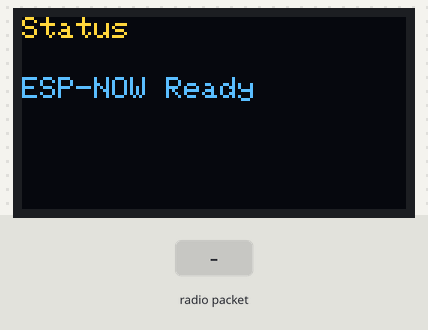
Bench run of a sketch on a simulated ESP32. On the bench: 128×64 one-colour display. The test bench sets the inputs (shaded band). The OLED is the two-colour kind (top 16 rows yellow).

Above: at 2.2 s.
2.3 s: radio packet "1" arrives
At 3.4 s:
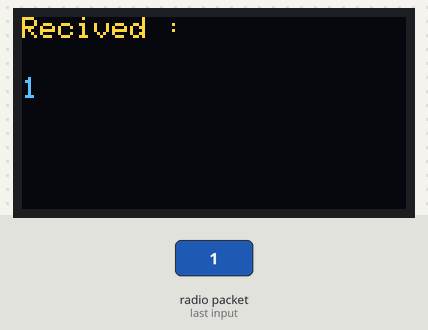
3.8 s: radio packet "0" arrives
At 4.5 s:
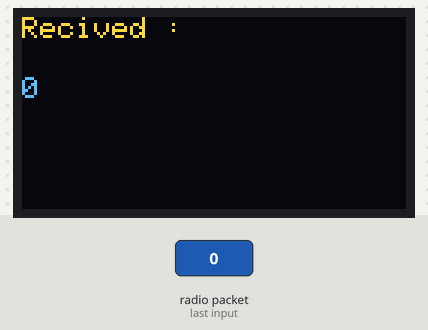
5.3 s: radio packet "2" arrives
Timing chart, 0 to 8.3 s (numbered marks = the images above; inputs shaded):
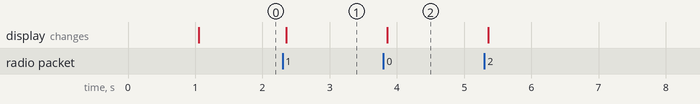

The sketch:

slave.ino
```cpp
#include <Wire.h>
#include <Adafruit_GFX.h>
#include <Adafruit_SH110X.h>
#include <WiFi.h>
#include <esp_now.h>

// OLED pins
#define i2c_Address 0x3c // OLED screen I2C address
#define SCREEN_WIDTH 128
#define SCREEN_HEIGHT 64
#define OLED_RESET -1

// Creating an object for communication with the OLED screen
Adafruit_SH1106G display = Adafruit_SH1106G(SCREEN_WIDTH, SCREEN_HEIGHT, &Wire, OLED_RESET);

void displayMessage(String title, String message)
{
  display.clearDisplay();               // Clear the OLED display
  display.setTextSize(1);              // Set text size
  display.setCursor(0, 0);             // Set cursor position
  display.println(title);              // Print title
  display.setCursor(0, 20);           // Move cursor to next line
  display.println(message);           // Print the message
  display.display();                   // Update the display
}

void onDataRecv(const esp_now_recv_info_t *mac, const uint8_t *incomingData, int len)
{
  char receivedMsg[len + 1];
  memcpy(receivedMsg, incomingData, len);
  receivedMsg[len] = '\0';

  // Display recived msg
  displayMessage("Recived :" ,receivedMsg);

  // Reply back
  const char *reply = "Hello from Slave";
  esp_now_send(mac->src_addr, (uint8_t *)reply, strlen(reply));
}

void setup()
{
  display.begin(i2c_Address,true);
  display.clearDisplay();
  display.setTextColor(SH110X_WHITE);

  delay(1000);

  WiFi.mode(WIFI_STA);

  if (esp_now_init() != ESP_OK)
  {
    displayMessage("Error", "Init ESP-NOW");
    return;
  }

  esp_now_register_recv_cb(onDataRecv);

  displayMessage("Status", "ESP-NOW Ready");

}

void loop()
{
  delay(1000);
}
```

Measured:
- after the input at 2.3 s, the display: changes after 0.06 s (image 1)
- after the input at 3.8 s, the display: changes after 0.06 s (image 2)
